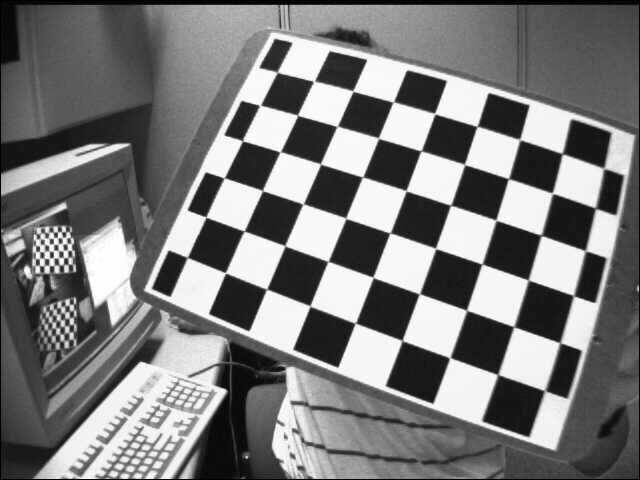
#> input picture Camera Calibration/distortedImage.jpg, 640 x 480 px
$ python cameraCalibraiton.py
#> lines starting #> are read from the running program, lines starting #| are printed output that depends on the picture; after the words box and inside, x2 and y2 are one past the last pixel; in counts of white or black regions, pixels touching at a corner belong together
#-- Initial imports and required libraries --#
import numpy as np
import cv2
import glob

#-- Criteria to terminate the execution --#
criteria = (cv2.TERM_CRITERIA_EPS + cv2.TERM_CRITERIA_MAX_ITER, 30, 0.001)

#-- Create an array of possible object points (Intuitive) --#
objp = np.zeros((6*7,3), np.float32)
objp[:,:2] = np.mgrid[0:7,0:6].T.reshape(-1,2)

#-- Main array to store possible 3-D and 2-D points --#
threeDPoints = [] #-- 3D points in real world space. --#
twoDPoints = [] #-- 2D points on the image plane. --#

imagePath = 'distortedImage.jpg'

#-- Read the image from the hard drive --#
inputImage = cv2.imread(imagePath)
#> inputImage is the input picture: shape (480, 640, 3); min 0, max 255, mean 122.9
#-- Convert the image to grayscale --#
grayScale = cv2.cvtColor(inputImage,cv2.COLOR_BGR2GRAY)

#-- Detect the corners on the checkerboard utilizing openCV's built in method --#
ret, corners = cv2.findChessboardCorners(grayScale, (7,6),None)
#> ret = True; corners = 42 rows, first 8: [496.9, 373.9], [449, 358.7], [402.3, 339.6], [354.4, 323.5], [309.4, 305.4], [267.7, 289.2], [225.3, 272.5], [513, 326.7]

#-- If the points are discovered then map them to 3-D points --#
if ret == True:
    threeDPoints.append(objp)

    corners2 = cv2.cornerSubPix(grayScale,corners,(11,11),(-1,-1),criteria)
#> corners2 = 42 rows, first 8: [497.8, 374.6], [449.9, 357.7], [402.1, 340.5], [355.3, 323.2], [310, 306], [266.6, 289.1], [225.4, 272.8], [513.8, 326.7]
    twoDPoints.append(corners2)

    #-- Render the corners and display them in a window named 'Output' --#
    inputImage = cv2.drawChessboardCorners(inputImage, (7,6), corners2,ret)
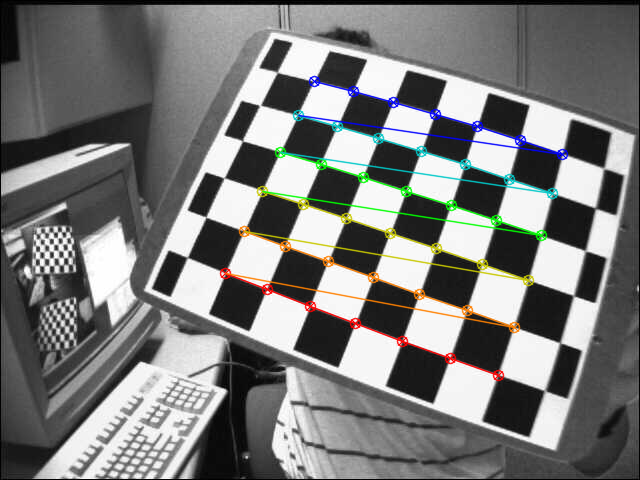
#> inputImage: shape (480, 640, 3); 3.99% of pixels changed, all inside (x1, y1, x2, y2) = (219, 75, 569, 382)
    cv2.imshow('Output',inputImage)

#-- Wait for 10 seconds or for an input --#
cv2.waitKey(10000)

#-- Calibration Section --#
#-- We retrieve the return values from he cv2.calibrateCamera function -- #
#-- These return values are variables such as the distortion coefficients, rotation and translation vectors --#
ret, mtx, dist, rvecs, tvecs = cv2.calibrateCamera(threeDPoints, twoDPoints, grayScale.shape[::-1],None,None)
#> ret = 0.114; mtx = [[662.4, 0, 293.4], [0, 684.2, 223.3], [0, 0, 1]]; dist = [[-0.546, 0.863, 0.00789, 0.0271, -1.72]]; rvecs = ([-0.359, -0.495, -2.71],); tvecs = ([3.94, 2.85, 12.3],)

#-- Get the height and width values of the input image --#
h,  w = inputImage.shape[:2]
#> h = 480; w = 640

#-- We have to ensure the last two elements of the distortion matrix are zero! --#
dist[0][3] = 0.0
dist[0][4] = 0.0

#-- Generate a new optimal camera matrix --#
newCamMatrix, roi = cv2.getOptimalNewCameraMatrix(mtx,dist,(w,h),1,(w,h))
#> newCamMatrix = [[603.5, 0, 293.9], [0, 625.7, 226.6], [0, 0, 1]]; roi = (5, 9, 624, 464)

#-- Apply the openCV undistort function --#
dst = cv2.undistort(inputImage, mtx, dist, None, newCamMatrix)
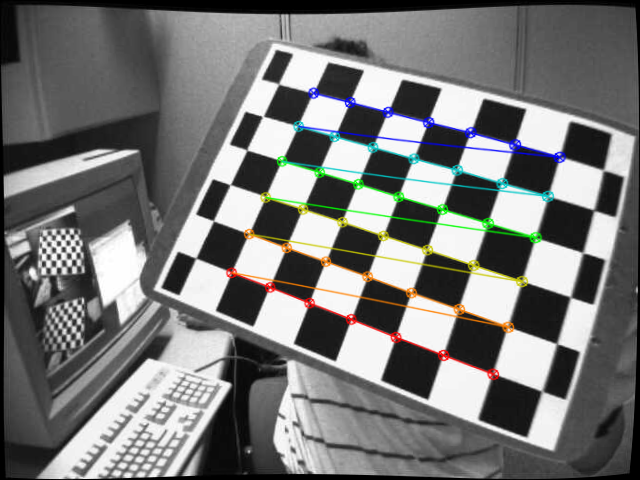
#> dst: shape (480, 640, 3); mean B, G, R 118.5, 119.6, 119.1

#-- Crop any excess from the image --#
x,y,w,h = roi
#> x = 5; y = 9; w = 624; h = 464
dst = dst[y:y + h, x:x + w]
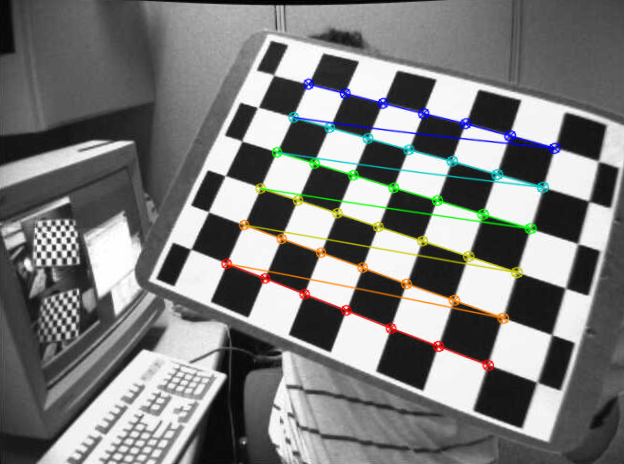
#> dst: shape (464, 624, 3); mean B, G, R 123.3, 124.4, 123.9

#-- Display and write the undistorted image to the hard drive --#
cv2.imshow('Calibrated Result',dst)
cv2.imwrite('CalibratedResult.jpg', dst)
cv2.waitKey(10000)

cv2.destroyAllWindows()
